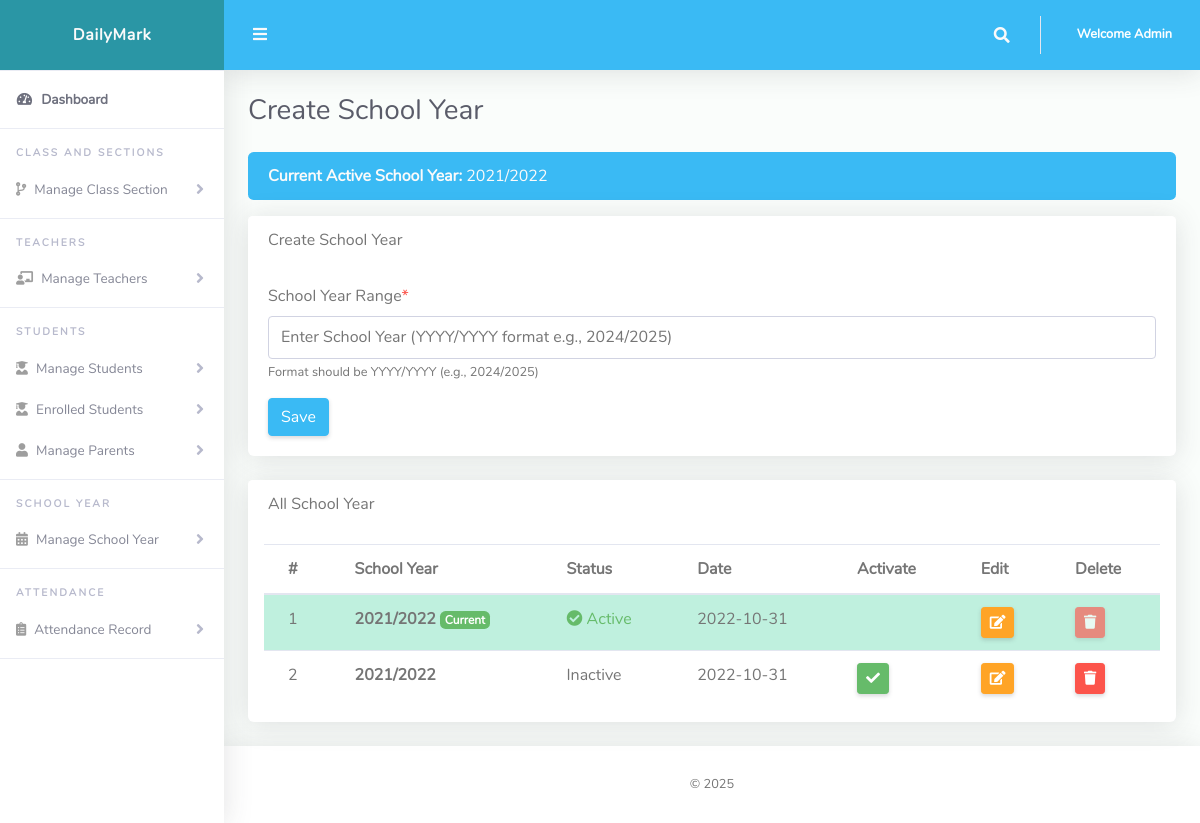
Page /Admin/createSessionTerm.php (signed in) on the committed database.
### tables this page shows
CREATE TABLE `tblsessionterm` (
  `Id` int(10) NOT NULL,
  `sessionName` varchar(50) NOT NULL,
  `isActive` varchar(10) NOT NULL,
  `dateCreated` varchar(50) NOT NULL
);

### Admin/createSessionTerm.php (the view, shortened to what this page needs)
<?php
include '../Includes/dbcon.php';
$activeQuery = mysqli_query($conn, "SELECT * FROM tblsessionterm WHERE isActive = 1");
$activeYear = mysqli_fetch_array($activeQuery);
?>
<!DOCTYPE html>
<html lang="en">
<head>
  <link href="../vendor/fontawesome-free/css/all.min.css" rel="stylesheet">
  <link href="../vendor/bootstrap/css/bootstrap.min.css" rel="stylesheet">
  <link href="css/ruang-admin.min.css" rel="stylesheet">
</head>
<body id="page-top">
  <div id="wrapper">
    <?php include "Includes/sidebar.php"; ?>
    <div id="content-wrapper" class="d-flex flex-column">
      <div id="content">
        <?php include "Includes/topbar.php"; ?>
        <div class="container-fluid">
          <h1 class="h3 mb-4 text-gray-800">Create School Year</h1>
          <?php if ($activeYear) { ?>
          <div class="alert alert-info">
            <strong>Current Active School Year:</strong> <?php echo $activeYear['sessionName']; ?>
          </div>
          <?php } else { ?>
          <div class="alert alert-warning">
            <strong>No active school year set!</strong> Please activate a school year below.
          </div>
          <?php } ?>
          <div class="card mb-4">
            <div class="card-header">Create School Year</div>
            <div class="card-body">
              <form method="post" id="schoolYearForm">
                <div class="form-group">
                  <label>School Year Range<span class="text-danger">*</span></label>
                  <input type="text"
                        class="form-control"
                        name="sessionName"
                        id="sessionName"
                        value="<?php echo isset($row['sessionName']) ? $row['sessionName'] : ''; ?>"
                        placeholder="Enter School Year (YYYY/YYYY format e.g., 2024/2025)"
                        pattern="^\d{4}/\d{4}$"
                        title="Please enter a valid school year in format YYYY/YYYY (e.g., 2024/2025)">
                  <small class="form-text text-muted">Format should be YYYY/YYYY (e.g., 2024/2025)</small>
                </div>
                <button type="submit" name="<?php echo isset($Id) ? 'update' : 'save'; ?>" class="btn btn-<?php echo isset($Id) ? 'warning' : 'info'; ?>"> <?php echo isset($Id) ? 'Update' : 'Save'; ?> </button>
              </form>
            </div>
          </div>
          <div class="card mb-4">
            <div class="card-header">All School Year</div>
            <div class="table-responsive p-3">
              <table class="table table-hover">
                <thead>
                  <tr>
                    <th>#</th>
                    <th>School Year</th>
                    <th>Status</th>
                    <th>Date</th>
                    <th>Activate</th>
                    <th>Edit</th>
                    <th>Delete</th>
                  </tr>
                </thead>
                <tbody>
                <?php
                $query = "SELECT * FROM tblsessionterm ORDER BY dateCreated DESC";
                $rs = $conn->query($query);
                if ($rs->num_rows > 0) {
                    $sn = 1;
                    while ($row = $rs->fetch_assoc()) {
                        $isActive = $row['isActive'] == 1;
                        echo "<tr" . ($isActive ? " class='table-success'" : "") . ">
                                <td>{$sn}</td>
                                <td><strong>" . $row['sessionName'] . "</strong>" . ($isActive ? ' <span class="badge badge-success">Current</span>' : '') . "</td>
                                <td>" . ($isActive ?
                                        '<span class="text-success"><i class="fas fa-check-circle"></i> Active</span>' :
                                        '<span class="text-secondary">Inactive</span>') . "</td>
                                <td>{$row['dateCreated']}</td>
                                <td>" . (!$isActive ? "<a href='?action=activate&Id={$row['Id']}' class='btn btn-sm btn-success activate-btn' data-id='{$row['Id']}' title='Set as Active'><i class='fas fa-check'></i></a> " : "") . "</td>
                                <td><a href='?action=edit&Id={$row['Id']}' class='btn btn-sm btn-warning' title='Edit'><i class='fas fa-edit'></i></a></td>
                                <td>" . (!$isActive ? "<button class='btn btn-sm btn-danger delete-btn' data-id='{$row['Id']}' data-year='{$row['sessionName']}' title='Delete'><i class='fas fa-trash'></i></button>" : "<button class='btn btn-sm btn-danger' disabled title='Cannot delete active school year'><i class='fas fa-trash'></i></button>") . "</td>
                              </tr>";
                        $sn++;
                    }
                } else {
                    echo "<tr><td colspan='7' class='text-center text-danger'>No Record Found!</td></tr>";
                }
                ?>
                </tbody>
              </table>
            </div>
          </div>
        </div>
      </div>
      <?php include "Includes/footer.php"; ?>
    </div>
  </div>
</body>
</html>

### Admin/Includes/topbar.php (shortened to what this page needs)
<?php
  $query = "SELECT * FROM tbladmin WHERE Id = ".$_SESSION['userId']."";
  $rs = $conn->query($query);
  $rows = $rs->fetch_assoc();
  $fullName = $rows['firstName']." ".$rows['lastName'];
?>
<nav class="navbar navbar-expand navbar-light bg-info topbar mb-4 static-top">
          <button id="sidebarToggleTop" class="btn btn-link rounded-circle mr-3">
            <i class="fa fa-bars"></i>
          </button>
          <ul class="navbar-nav ml-auto">
            <li class="nav-item dropdown no-arrow">
              <a class="nav-link dropdown-toggle" href="#" id="searchDropdown" role="button" data-toggle="dropdown"
                aria-haspopup="true" aria-expanded="false">
                <i class="fas fa-search fa-fw"></i>
              </a>
            </li>
            <li class="nav-item dropdown no-arrow">
              <a class="nav-link dropdown-toggle" href="#" id="userDropdown" role="button" data-toggle="dropdown"
                aria-haspopup="true" aria-expanded="false">
                <span class="ml-2 d-none d-lg-inline text-white small"><b>Welcome <?php echo $fullName;?></b></span>
              </a>
            </li>
          </ul>
        </nav>

### rows in the picture
tblsessionterm: sessionName "2021/2022", isActive "Current", dateCreated "2022-10-31"
tblsessionterm: sessionName "2021/2022", isActive "Inactive", dateCreated "2022-10-31"

### other values in the picture
$fullName "Admin"
